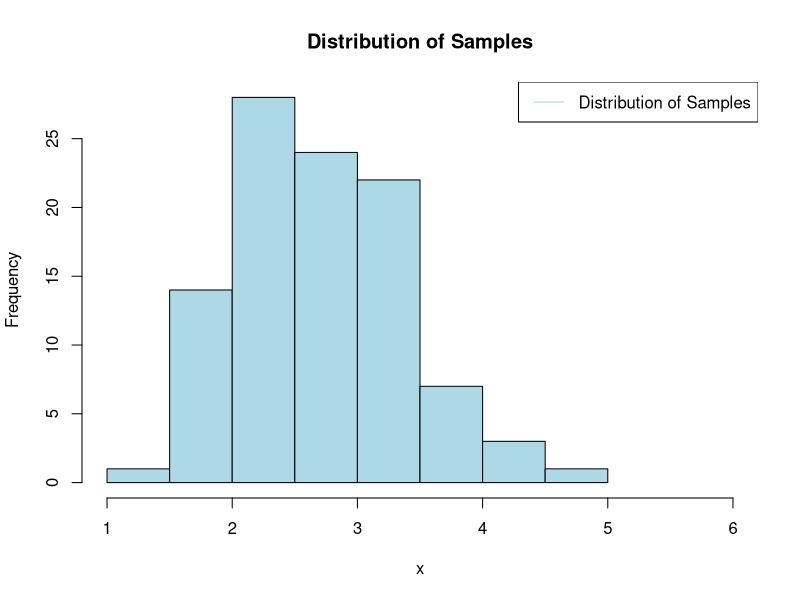
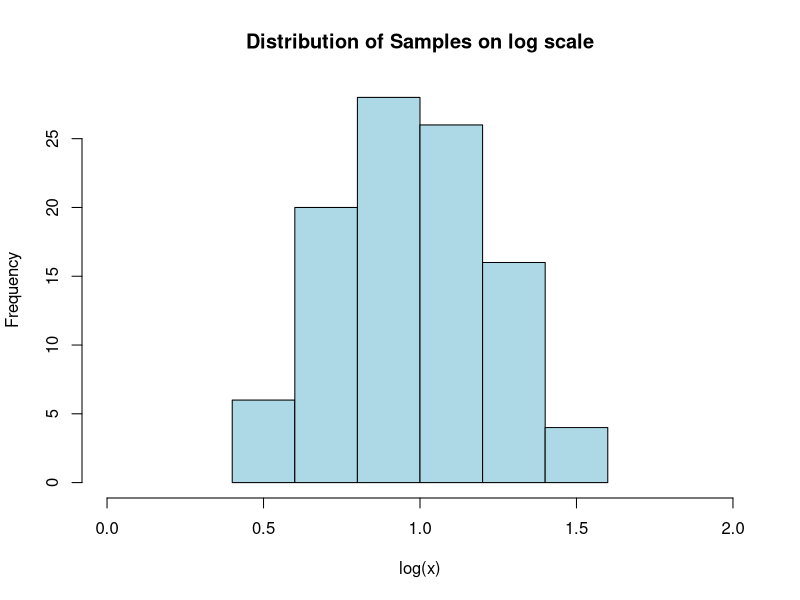

Generate these figures, in order, with R:
## ---- chunk 1
knitr::opts_chunk$set(echo=TRUE)
## ---- chunk 2
.mu <- 1
.sigma <- 0.25
x <- rlnorm(100, meanlog = .mu, sdlog = .sigma)
## ---- chunk 3
hist(x, col='lightblue', main='Distribution of Samples', xlim=c(1,6))
legend(x='topright',y=c("Distribution of Samples"),lty=1, col='lightblue')
## ---- chunk 4
hist(log(x), col='lightblue', main='Distribution of Samples on log scale', xlim=c(0,2))
## ---- chunk 5
mean(x)
var(x)
